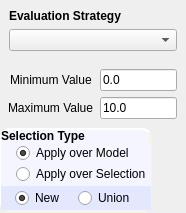
<?xml version="1.0" encoding="UTF-8"?>
<ui version="4.0">
 <class>SelectionStrategyByPropertyConfig</class>
 <widget class="QWidget" name="SelectionStrategyByPropertyConfig">
  <property name="geometry">
   <rect>
    <x>0</x>
    <y>0</y>
    <width>186</width>
    <height>208</height>
   </rect>
  </property>
  <property name="sizePolicy">
   <sizepolicy hsizetype="Maximum" vsizetype="Maximum">
    <horstretch>0</horstretch>
    <verstretch>0</verstretch>
   </sizepolicy>
  </property>
  <property name="windowTitle">
   <string>Form</string>
  </property>
  <layout class="QVBoxLayout" name="verticalLayout">
   <property name="spacing">
    <number>0</number>
   </property>
   <property name="margin">
    <number>0</number>
   </property>
   <item>
    <widget class="QWidget" name="widget" native="true">
     <property name="sizePolicy">
      <sizepolicy hsizetype="MinimumExpanding" vsizetype="Maximum">
       <horstretch>0</horstretch>
       <verstretch>0</verstretch>
      </sizepolicy>
     </property>
     <layout class="QVBoxLayout" name="verticalLayout_2">
      <item>
       <widget class="QLabel" name="label">
        <property name="sizePolicy">
         <sizepolicy hsizetype="Maximum" vsizetype="Maximum">
          <horstretch>0</horstretch>
          <verstretch>0</verstretch>
         </sizepolicy>
        </property>
        <property name="font">
         <font>
          <weight>75</weight>
          <bold>true</bold>
         </font>
        </property>
        <property name="text">
         <string>Evaluation Strategy</string>
        </property>
       </widget>
      </item>
      <item>
       <widget class="QWidget" name="widget_3" native="true">
        <layout class="QHBoxLayout" name="horizontalLayout">
         <property name="margin">
          <number>0</number>
         </property>
         <item>
          <widget class="QComboBox" name="comboBoxEvalStrategiesSelect">
           <property name="sizePolicy">
            <sizepolicy hsizetype="MinimumExpanding" vsizetype="Fixed">
             <horstretch>0</horstretch>
             <verstretch>0</verstretch>
            </sizepolicy>
           </property>
          </widget>
         </item>
        </layout>
       </widget>
      </item>
     </layout>
    </widget>
   </item>
   <item>
    <widget class="QWidget" name="widget_2" native="true">
     <property name="sizePolicy">
      <sizepolicy hsizetype="Maximum" vsizetype="Maximum">
       <horstretch>0</horstretch>
       <verstretch>0</verstretch>
      </sizepolicy>
     </property>
     <layout class="QFormLayout" name="formLayout">
      <property name="fieldGrowthPolicy">
       <enum>QFormLayout::AllNonFixedFieldsGrow</enum>
      </property>
      <property name="labelAlignment">
       <set>Qt::AlignCenter</set>
      </property>
      <property name="leftMargin">
       <number>8</number>
      </property>
      <item row="0" column="0">
       <widget class="QLabel" name="label_3">
        <property name="text">
         <string>Minimum Value</string>
        </property>
       </widget>
      </item>
      <item row="0" column="1">
       <widget class="QLineEdit" name="ssbp_minimumValueInputSelect">
        <property name="text">
         <string>0.0</string>
        </property>
        <property name="maxLength">
         <number>15</number>
        </property>
       </widget>
      </item>
      <item row="1" column="0">
       <widget class="QLabel" name="label_4">
        <property name="text">
         <string>Maximum Value</string>
        </property>
       </widget>
      </item>
      <item row="1" column="1">
       <widget class="QLineEdit" name="ssbp_maximumValueInputSelect">
        <property name="text">
         <string>10.0</string>
        </property>
        <property name="maxLength">
         <number>15</number>
        </property>
       </widget>
      </item>
     </layout>
    </widget>
   </item>
   <item>
    <widget class="QWidget" name="widgetCommonSelection" native="true">
     <property name="sizePolicy">
      <sizepolicy hsizetype="Maximum" vsizetype="Maximum">
       <horstretch>0</horstretch>
       <verstretch>0</verstretch>
      </sizepolicy>
     </property>
     <property name="styleSheet">
      <string notr="true">#widgetCommonSelection{
background-color: rgb(245, 245, 255);
     border-style: outset;
     border-width: 2px;
     border-radius: 10px;
     border-color: beige;
     font: bold 14px;
     min-width: 10em;
     padding: 6px;
}
.QWidget{
background-color: rgb(245, 245, 255);

}</string>
     </property>
     <layout class="QVBoxLayout" name="verticalLayout_10">
      <property name="spacing">
       <number>0</number>
      </property>
      <property name="leftMargin">
       <number>1</number>
      </property>
      <property name="topMargin">
       <number>1</number>
      </property>
      <property name="rightMargin">
       <number>1</number>
      </property>
      <property name="bottomMargin">
       <number>3</number>
      </property>
      <item>
       <widget class="QLabel" name="label_5">
        <property name="sizePolicy">
         <sizepolicy hsizetype="Maximum" vsizetype="Maximum">
          <horstretch>0</horstretch>
          <verstretch>0</verstretch>
         </sizepolicy>
        </property>
        <property name="font">
         <font>
          <weight>75</weight>
          <bold>true</bold>
         </font>
        </property>
        <property name="text">
         <string>Selection Type</string>
        </property>
        <property name="margin">
         <number>6</number>
        </property>
        <property name="indent">
         <number>0</number>
        </property>
       </widget>
      </item>
      <item>
       <widget class="QWidget" name="widget_7" native="true">
        <layout class="QGridLayout" name="gridLayout_3">
         <property name="leftMargin">
          <number>15</number>
         </property>
         <property name="topMargin">
          <number>0</number>
         </property>
         <property name="rightMargin">
          <number>0</number>
         </property>
         <property name="bottomMargin">
          <number>2</number>
         </property>
         <property name="spacing">
          <number>1</number>
         </property>
         <item row="0" column="0">
          <widget class="QRadioButton" name="radioApplyOverModel">
           <property name="text">
            <string>Apply over Model</string>
           </property>
           <property name="checked">
            <bool>true</bool>
           </property>
          </widget>
         </item>
         <item row="1" column="0">
          <widget class="QRadioButton" name="radioApplyOverSelection">
           <property name="text">
            <string>Apply over Selection</string>
           </property>
          </widget>
         </item>
        </layout>
       </widget>
      </item>
      <item>
       <widget class="QWidget" name="widgetUnionNew" native="true">
        <property name="styleSheet">
         <string notr="true">
.QWidget{
	background-color: rgb(228, 232, 255) ;

}</string>
        </property>
        <layout class="QGridLayout" name="gridLayout_4">
         <property name="leftMargin">
          <number>0</number>
         </property>
         <property name="topMargin">
          <number>2</number>
         </property>
         <property name="rightMargin">
          <number>0</number>
         </property>
         <property name="bottomMargin">
          <number>2</number>
         </property>
         <property name="spacing">
          <number>0</number>
         </property>
         <item row="0" column="0">
          <widget class="QRadioButton" name="radioNewSelection">
           <property name="sizePolicy">
            <sizepolicy hsizetype="Maximum" vsizetype="Maximum">
             <horstretch>0</horstretch>
             <verstretch>0</verstretch>
            </sizepolicy>
           </property>
           <property name="text">
            <string>New</string>
           </property>
           <property name="checked">
            <bool>true</bool>
           </property>
          </widget>
         </item>
         <item row="0" column="1">
          <widget class="QRadioButton" name="radioUnionSelection">
           <property name="sizePolicy">
            <sizepolicy hsizetype="Maximum" vsizetype="Fixed">
             <horstretch>0</horstretch>
             <verstretch>0</verstretch>
            </sizepolicy>
           </property>
           <property name="text">
            <string>Union</string>
           </property>
          </widget>
         </item>
        </layout>
       </widget>
      </item>
     </layout>
    </widget>
   </item>
  </layout>
 </widget>
 <resources/>
 <connections>
  <connection>
   <sender>radioApplyOverSelection</sender>
   <signal>toggled(bool)</signal>
   <receiver>widgetUnionNew</receiver>
   <slot>setHidden(bool)</slot>
   <hints>
    <hint type="sourcelabel">
     <x>201</x>
     <y>142</y>
    </hint>
    <hint type="destinationlabel">
     <x>140</x>
     <y>165</y>
    </hint>
   </hints>
  </connection>
 </connections>
</ui>
